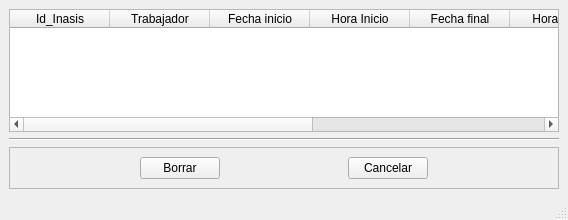
<?xml version="1.0" encoding="UTF-8"?>
<ui version="4.0">
 <class>MainWindow</class>
 <widget class="QMainWindow" name="MainWindow">
  <property name="geometry">
   <rect>
    <x>0</x>
    <y>0</y>
    <width>568</width>
    <height>220</height>
   </rect>
  </property>
  <property name="sizePolicy">
   <sizepolicy hsizetype="Expanding" vsizetype="Expanding">
    <horstretch>0</horstretch>
    <verstretch>0</verstretch>
   </sizepolicy>
  </property>
  <property name="windowTitle">
   <string>Listado de inasistencias abiertas</string>
  </property>
  <widget class="QWidget" name="centralwidget">
   <layout class="QVBoxLayout" name="verticalLayout">
    <item>
     <widget class="QTableWidget" name="tableWidget">
      <property name="sizeAdjustPolicy">
       <enum>QAbstractScrollArea::AdjustToContentsOnFirstShow</enum>
      </property>
      <column>
       <property name="text">
        <string>Id_Inasis</string>
       </property>
      </column>
      <column>
       <property name="text">
        <string>Trabajador</string>
       </property>
      </column>
      <column>
       <property name="text">
        <string>Fecha inicio</string>
       </property>
      </column>
      <column>
       <property name="text">
        <string>Hora Inicio</string>
       </property>
      </column>
      <column>
       <property name="text">
        <string>Fecha final</string>
       </property>
      </column>
      <column>
       <property name="text">
        <string>Hora Final</string>
       </property>
      </column>
      <column>
       <property name="text">
        <string>Tipo de falta</string>
       </property>
      </column>
      <column>
       <property name="text">
        <string>Días de inasistencia</string>
       </property>
      </column>
      <column>
       <property name="text">
        <string>Monto (DOP)</string>
       </property>
      </column>
     </widget>
    </item>
    <item>
     <widget class="Line" name="line">
      <property name="orientation">
       <enum>Qt::Horizontal</enum>
      </property>
     </widget>
    </item>
    <item>
     <widget class="QFrame" name="frame">
      <property name="sizePolicy">
       <sizepolicy hsizetype="Minimum" vsizetype="Minimum">
        <horstretch>0</horstretch>
        <verstretch>0</verstretch>
       </sizepolicy>
      </property>
      <property name="frameShape">
       <enum>QFrame::StyledPanel</enum>
      </property>
      <property name="frameShadow">
       <enum>QFrame::Raised</enum>
      </property>
      <layout class="QHBoxLayout" name="horizontalLayout">
       <item>
        <spacer name="horizontalSpacer">
         <property name="orientation">
          <enum>Qt::Horizontal</enum>
         </property>
         <property name="sizeHint" stdset="0">
          <size>
           <width>40</width>
           <height>20</height>
          </size>
         </property>
        </spacer>
       </item>
       <item>
        <widget class="QPushButton" name="borrar">
         <property name="text">
          <string>Borrar</string>
         </property>
        </widget>
       </item>
       <item>
        <spacer name="horizontalSpacer_3">
         <property name="orientation">
          <enum>Qt::Horizontal</enum>
         </property>
         <property name="sizeHint" stdset="0">
          <size>
           <width>40</width>
           <height>20</height>
          </size>
         </property>
        </spacer>
       </item>
       <item>
        <widget class="QPushButton" name="cancelar">
         <property name="text">
          <string>Cancelar</string>
         </property>
        </widget>
       </item>
       <item>
        <spacer name="horizontalSpacer_4">
         <property name="orientation">
          <enum>Qt::Horizontal</enum>
         </property>
         <property name="sizeHint" stdset="0">
          <size>
           <width>40</width>
           <height>20</height>
          </size>
         </property>
        </spacer>
       </item>
      </layout>
     </widget>
    </item>
   </layout>
  </widget>
  <widget class="QMenuBar" name="menubar">
   <property name="geometry">
    <rect>
     <x>0</x>
     <y>0</y>
     <width>568</width>
     <height>18</height>
    </rect>
   </property>
  </widget>
  <widget class="QStatusBar" name="statusbar"/>
 </widget>
 <resources/>
 <connections/>
</ui>
